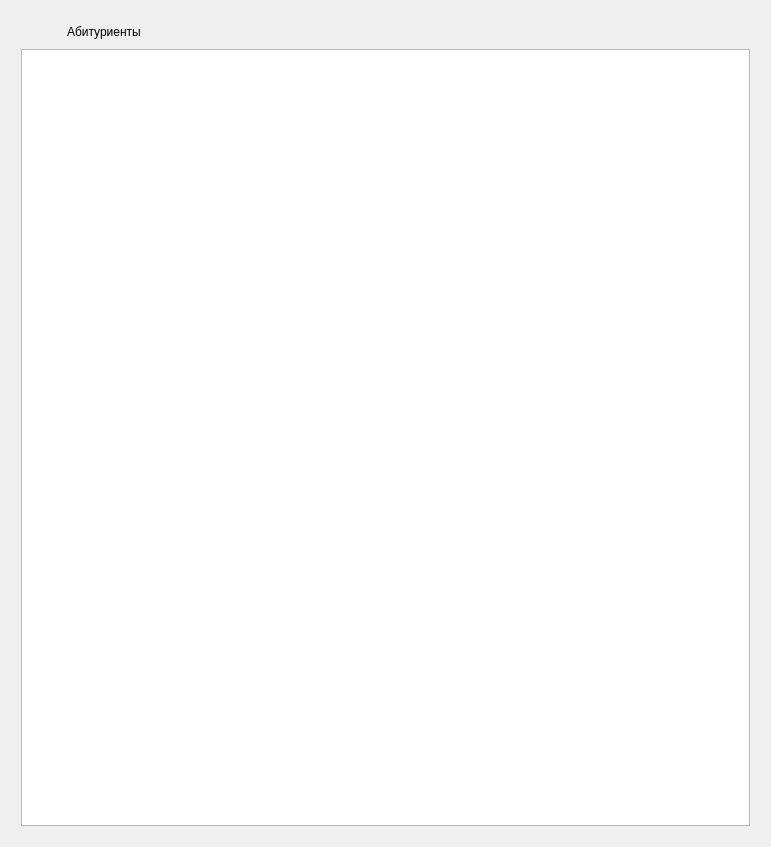
<?xml version="1.0" encoding="UTF-8"?>
<ui version="4.0">
 <class>TableView</class>
 <widget class="QWidget" name="TableView">
  <property name="geometry">
   <rect>
    <x>0</x>
    <y>0</y>
    <width>771</width>
    <height>847</height>
   </rect>
  </property>
  <property name="windowTitle">
   <string>Form</string>
  </property>
  <layout class="QVBoxLayout" name="verticalLayout_2">
   <item>
    <layout class="QVBoxLayout" name="verticalLayout" stretch="4,92">
     <property name="leftMargin">
      <number>10</number>
     </property>
     <property name="topMargin">
      <number>10</number>
     </property>
     <property name="rightMargin">
      <number>10</number>
     </property>
     <property name="bottomMargin">
      <number>10</number>
     </property>
     <item>
      <layout class="QHBoxLayout" name="horizontalLayout" stretch="2,96,2">
       <item>
        <layout class="QHBoxLayout" name="horizontalLayout_4">
         <property name="sizeConstraint">
          <enum>QLayout::SetMinimumSize</enum>
         </property>
         <property name="leftMargin">
          <number>0</number>
         </property>
         <item>
          <widget class="QPushButton" name="ExitButton">
           <property name="sizePolicy">
            <sizepolicy hsizetype="Fixed" vsizetype="Fixed">
             <horstretch>0</horstretch>
             <verstretch>0</verstretch>
            </sizepolicy>
           </property>
           <property name="text">
            <string/>
           </property>
           <property name="icon">
            <iconset resource="../resources/resources.qrc">
             <normaloff>:/go-previous/go-previous.svg</normaloff>:/go-previous/go-previous.svg</iconset>
           </property>
           <property name="iconSize">
            <size>
             <width>24</width>
             <height>24</height>
            </size>
           </property>
           <property name="flat">
            <bool>true</bool>
           </property>
          </widget>
         </item>
         <item>
          <widget class="QLabel" name="ViewNameText">
           <property name="sizePolicy">
            <sizepolicy hsizetype="Fixed" vsizetype="Preferred">
             <horstretch>0</horstretch>
             <verstretch>0</verstretch>
            </sizepolicy>
           </property>
           <property name="text">
            <string>Абитуриенты</string>
           </property>
          </widget>
         </item>
        </layout>
       </item>
       <item>
        <spacer name="horizontalSpacer">
         <property name="orientation">
          <enum>Qt::Horizontal</enum>
         </property>
         <property name="sizeType">
          <enum>QSizePolicy::Expanding</enum>
         </property>
         <property name="sizeHint" stdset="0">
          <size>
           <width>40</width>
           <height>20</height>
          </size>
         </property>
        </spacer>
       </item>
       <item>
        <layout class="QHBoxLayout" name="ButtonsHeader">
         <property name="sizeConstraint">
          <enum>QLayout::SetMinimumSize</enum>
         </property>
         <property name="leftMargin">
          <number>0</number>
         </property>
         <item>
          <widget class="QPushButton" name="EditButton">
           <property name="sizePolicy">
            <sizepolicy hsizetype="Fixed" vsizetype="Fixed">
             <horstretch>0</horstretch>
             <verstretch>0</verstretch>
            </sizepolicy>
           </property>
           <property name="text">
            <string/>
           </property>
           <property name="icon">
            <iconset resource="../resources/resources.qrc">
             <normaloff>:/document-edit/document-edit.svg</normaloff>:/document-edit/document-edit.svg</iconset>
           </property>
           <property name="iconSize">
            <size>
             <width>24</width>
             <height>24</height>
            </size>
           </property>
           <property name="flat">
            <bool>true</bool>
           </property>
          </widget>
         </item>
         <item>
          <widget class="QPushButton" name="DeleteButton">
           <property name="sizePolicy">
            <sizepolicy hsizetype="Fixed" vsizetype="Fixed">
             <horstretch>0</horstretch>
             <verstretch>0</verstretch>
            </sizepolicy>
           </property>
           <property name="text">
            <string/>
           </property>
           <property name="icon">
            <iconset resource="../resources/resources.qrc">
             <normaloff>:/edit-delete/edit-delete.svg</normaloff>:/edit-delete/edit-delete.svg</iconset>
           </property>
           <property name="iconSize">
            <size>
             <width>24</width>
             <height>24</height>
            </size>
           </property>
           <property name="flat">
            <bool>true</bool>
           </property>
          </widget>
         </item>
         <item>
          <widget class="QPushButton" name="AddButton">
           <property name="sizePolicy">
            <sizepolicy hsizetype="Fixed" vsizetype="Fixed">
             <horstretch>0</horstretch>
             <verstretch>0</verstretch>
            </sizepolicy>
           </property>
           <property name="text">
            <string/>
           </property>
           <property name="icon">
            <iconset resource="../resources/resources.qrc">
             <normaloff>:/document-new/document-new.svg</normaloff>:/document-new/document-new.svg</iconset>
           </property>
           <property name="iconSize">
            <size>
             <width>24</width>
             <height>24</height>
            </size>
           </property>
           <property name="flat">
            <bool>true</bool>
           </property>
          </widget>
         </item>
        </layout>
       </item>
      </layout>
     </item>
     <item>
      <widget class="QTableView" name="Table">
       <property name="enabled">
        <bool>true</bool>
       </property>
       <property name="frameShadow">
        <enum>QFrame::Sunken</enum>
       </property>
       <property name="lineWidth">
        <number>1</number>
       </property>
       <property name="verticalScrollBarPolicy">
        <enum>Qt::ScrollBarAlwaysOff</enum>
       </property>
       <property name="sizeAdjustPolicy">
        <enum>QAbstractScrollArea::AdjustToContents</enum>
       </property>
       <property name="editTriggers">
        <set>QAbstractItemView::NoEditTriggers</set>
       </property>
       <property name="selectionMode">
        <enum>QAbstractItemView::SingleSelection</enum>
       </property>
       <property name="selectionBehavior">
        <enum>QAbstractItemView::SelectRows</enum>
       </property>
       <property name="wordWrap">
        <bool>false</bool>
       </property>
       <attribute name="horizontalHeaderCascadingSectionResizes">
        <bool>false</bool>
       </attribute>
       <attribute name="horizontalHeaderStretchLastSection">
        <bool>true</bool>
       </attribute>
       <attribute name="verticalHeaderStretchLastSection">
        <bool>false</bool>
       </attribute>
      </widget>
     </item>
    </layout>
   </item>
  </layout>
 </widget>
 <resources>
  <include location="../resources/resources.qrc"/>
 </resources>
 <connections/>
</ui>
